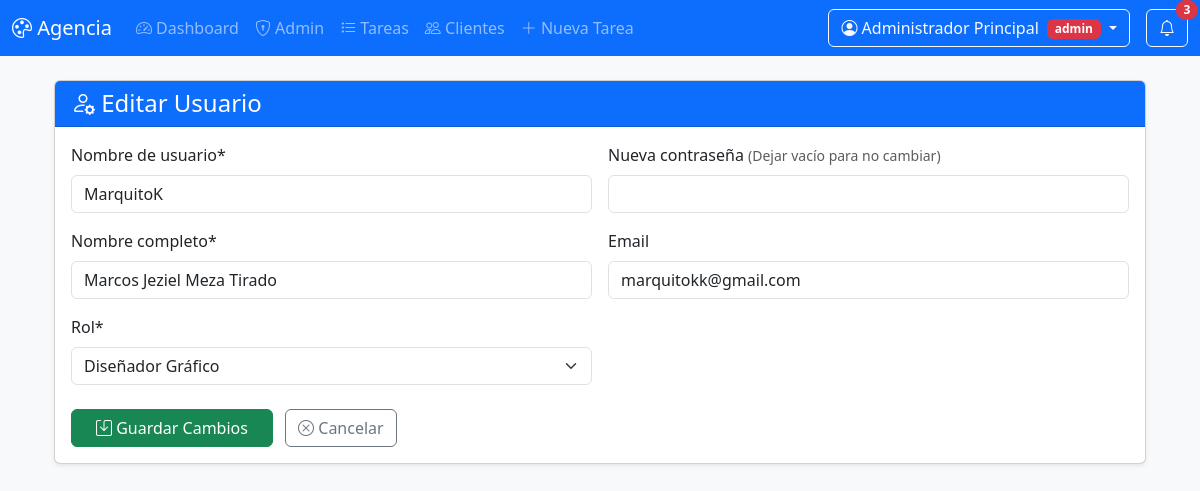
Page /admin/usuarios/editar/2 (signed in) on the committed database.
### models.py (models this page shows)
class Usuario(db.Model, UserMixin):
    __tablename__ = 'usuario'
    id = db.Column(db.Integer, primary_key=True)
    username = db.Column(db.String(80), unique=True, nullable=False)
    password_hash = db.Column(db.String(128))
    rol = db.Column(db.String(50))  # admin, jefazo, diseñador, etc.
    nombre_completo = db.Column(db.String(100))
    email = db.Column(db.String(120), unique=True, nullable=True)
    activo = db.Column(db.Boolean, default=True)
    fecha_creacion = db.Column(db.DateTime, default=datetime.utcnow)
    tareas_asignadas = db.relationship('Tarea', backref='asignado_a_rel', foreign_keys='Tarea.asignado_a')

### app.py (the view, shortened to what this page needs)
@app.route('/admin/usuarios/editar/<int:id>', methods=['GET', 'POST'])
@solo_admin_jefazo
def editar_usuario(id):
    usuario = Usuario.query.get_or_404(id)
    return render_template('editar_usuario.html',
                        usuario=usuario,
                        roles=['admin', 'jefazo', 'Artista 3D', 'Artista 2D', 'Diseñador Gráfico', 'Editor', 'Community Manager'])

### app.py (called while the page is built)
def solo_admin_jefazo(f):
    @wraps(f)
    def decorated_function(*args, **kwargs):
        if session.get('user_rol') not in ['admin', 'jefazo']:
            flash('Acceso restringido a administradores', 'danger')
            return redirect(url_for('tareas'))
        return f(*args, **kwargs)
    return decorated_function

@app.context_processor
def inject_user():
    if 'user_id' in session:
        user = Usuario.query.get(session['user_id'])
        return {'current_user': user}
    return {'current_user': None}

@app.before_request
def require_login():
    allowed_routes = ['login', 'static']
    if request.endpoint not in allowed_routes and 'user_id' not in session:
        return redirect(url_for('login'))

@app.before_request
def require_login():
    allowed_routes = ['login', 'static']  # Añade aquí cualquier ruta pública
    if request.endpoint not in allowed_routes and 'user_id' not in session:
        return redirect(url_for('login'))

@app.context_processor
def inject_common_vars():
    def contar_notificaciones(user_id):
        if not user_id:
            return 0
        return Notificacion.query.filter_by(
            usuario_id=user_id,
            leida=False
        ).count()
    common = {
        'datetime': datetime,
        'now': datetime.now(),
        'contar_notificaciones_no_leidas': contar_notificaciones
    }
    return common

### templates/editar_usuario.html (shortened to what this page needs)
{% extends "base.html" %}
{% block content %}
<div class="container mt-4">
    <div class="card shadow-sm">
        <div class="card-header bg-primary text-white">
            <h4 class="mb-0"><i class="bi bi-person-gear"></i> Editar Usuario</h4>
        </div>
        <div class="card-body">
            <form method="POST">
                <div class="row g-3">
                    <div class="col-md-6">
                        <label class="form-label">Nombre de usuario*</label>
                        <input type="text" class="form-control" name="username" value="{{ usuario.username }}" required>
                    </div>
                    <div class="col-md-6">
                        <label class="form-label">Nueva contraseña <small class="text-muted">(Dejar vacío para no cambiar)</small></label>
                        <input type="password" class="form-control" name="password">
                    </div>
                    <div class="col-md-6">
                        <label class="form-label">Nombre completo*</label>
                        <input type="text" class="form-control" name="nombre_completo" value="{{ usuario.nombre_completo }}" required>
                    </div>
                    <div class="col-md-6">
                        <label class="form-label">Email</label>
                        <input type="email" class="form-control" name="email" value="{{ usuario.email or '' }}">
                    </div>
                    <div class="col-md-6">
                        <label class="form-label">Rol*</label>
                        <select class="form-select" name="rol" required>
                            {% for rol in roles %}
                                <option value="{{ rol }}" {% if rol == usuario.rol %}selected{% endif %}>{{ rol }}</option>
                            {% endfor %}
                        </select>
                    </div>
                </div>
                <div class="mt-4">
                    <button type="submit" class="btn btn-success px-4">
                        <i class="bi bi-save"></i> Guardar Cambios
                    </button>
                    <a href="{{ url_for('admin_usuarios') }}" class="btn btn-outline-secondary ms-2">
                        <i class="bi bi-x-circle"></i> Cancelar
                    </a>
                </div>
            </form>
        </div>
    </div>
</div>
{% endblock %}

### templates/navbar.html (shortened to what this page needs)
<nav class="navbar navbar-expand-lg navbar-dark bg-primary mb-4">
    <div class="container-fluid">
        <a class="navbar-brand" href="{{ url_for('dashboard') }}">
            <i class="bi bi-palette"></i> Agencia
        </a>
        <div class="collapse navbar-collapse" id="navbarMain">
            <ul class="navbar-nav me-auto">
                <li class="nav-item">
                    <a class="nav-link {{ 'active' if request.endpoint == 'dashboard' }}"
                       href="{{ url_for('dashboard') }}">
                        <i class="bi bi-speedometer2"></i> Dashboard
                    </a>
                </li>
                {% if current_user and current_user.rol == 'admin' %}
                <li class="nav-item">
                    <a class="nav-link {{ 'active' if request.endpoint == 'admin_usuarios' }}"
                       href="{{ url_for('admin_usuarios') }}">
                        <i class="bi bi-shield-lock"></i> Admin
                    </a>
                </li>
                {% endif %}
                <li class="nav-item">
                    <a class="nav-link {{ 'active' if request.endpoint == 'tareas' }}"
                       href="{{ url_for('tareas') }}">
                        <i class="bi bi-list-task"></i> Tareas
                    </a>
                </li>
                <li class="nav-item">
                    <a class="nav-link {{ 'active' if request.endpoint == 'clientes' }}"
                       href="{{ url_for('clientes') }}">
                        <i class="bi bi-people"></i> Clientes
                    </a>
                </li>
				<li class="nav-item">
					<a class="nav-link {{ 'active' if request.endpoint == 'crear_tarea' }}"
					href="{{ url_for('crear_tarea') }}">
					<i class="bi bi-plus-lg"></i> Nueva Tarea
					</a>
				</li>
            </ul>
            <div class="d-flex">
                <div class="dropdown">
                    <button class="btn btn-outline-light dropdown-toggle" type="button"
                            data-bs-toggle="dropdown">
                        <i class="bi bi-person-circle"></i>
                        {% if current_user %}
                            {{ current_user.nombre_completo }}
                            <span class="badge bg-{% if current_user.rol == 'admin' %}danger{% elif current_user.rol == 'jefazo' %}warning{% else %}secondary{% endif %} ms-1">
                                {{ current_user.rol }}
                            </span>
                        {% else %}
                            Cuenta
                        {% endif %}
                    </button>
                </div>
				<div class="dropdown ms-3">
					<button class="btn btn-outline-light position-relative"
							type="button"
							id="dropdownNotificaciones"
							data-bs-toggle="dropdown"
							aria-expanded="false">
						<i class="bi bi-bell"></i>
						{% set num_notificaciones = contar_notificaciones_no_leidas(current_user.id if current_user else None) %}
						{% if num_notificaciones > 0 %}
						<span class="position-absolute top-0 start-100 translate-middle badge rounded-pill bg-danger">
							{{ num_notificaciones }}
						</span>
						{% endif %}
					</button>
				</div>
            </div>
        </div>
    </div>
</nav>

### templates/base.html (style rules this page uses)
body { background-color: #f8f9fa; }
.card { transition: transform 0.2s; }

### rows in the picture
Usuario: nombre_completo "Administrador Principal", rol "admin"
Usuario: username "MarquitoK", nombre_completo "Marcos Jeziel Meza Tirado", email "marquitokk@gmail.com", rol "Diseñador Gráfico"

### other values in the picture
{{ num_notificaciones }} "3"
